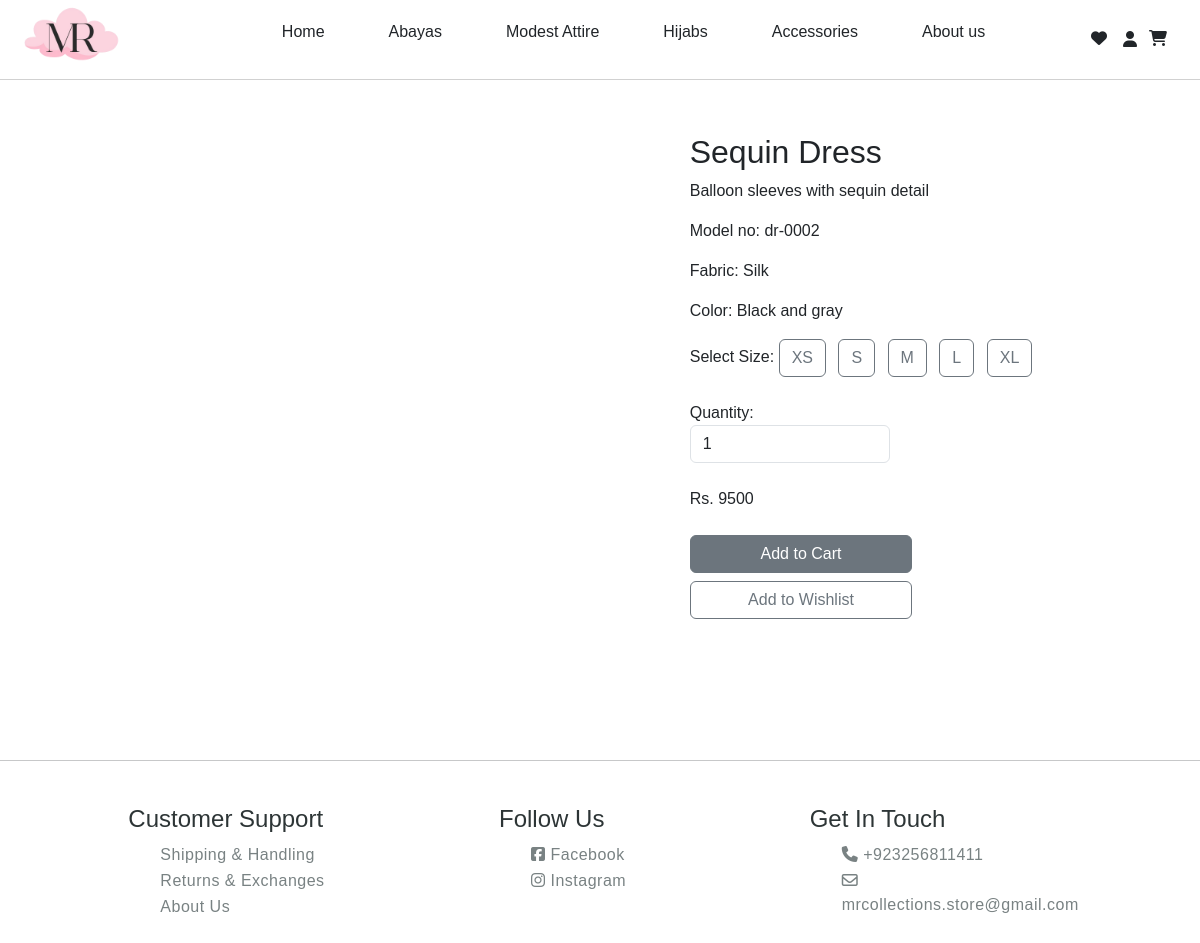
/product/22/, run on the app's committed database.
### store/models.py (models this page shows, shortened)
class Product(models.Model):
    product_name = models.CharField(max_length=200)
    category = models.ForeignKey(Category,on_delete=models.CASCADE,default=1)
    sub_category= models.ForeignKey(SubCategory,on_delete=models.CASCADE,default=1)
    price = models.DecimalField(default=0,decimal_places=0,max_digits=8)
    desc = models.CharField(max_length=250,default='',blank=True,null=True)
    image = models.ImageField(upload_to='uploads/products/')
    on_sale = models.BooleanField(default=False)
    sale_price = models.DecimalField(default=0,decimal_places=0,max_digits=8)

class Product_Detail(models.Model):
    product = models.ForeignKey(Product, on_delete=models.CASCADE, related_name='details')
    model_no = models.CharField(max_length=50, blank=True, null=True)
    fabric = models.CharField(max_length=50, blank=True, null=True)
    color = models.CharField(max_length=50, blank=True, null=True)

### store/views.py (the view)
# urls.py: path('product/<int:product_id>/', views.product_detail_view, name='product_detail'),
def product_detail_view(request, product_id):
    product = get_object_or_404(Product, id=product_id)
    product_details = Product_Detail.objects.filter(product=product).prefetch_related('images')
    show_size_option = product.category.id in [1, 2]
    return render(request, 'single-product.html', {
        'product': product,
        'product_details': product_details,
        'show_size_option': show_size_option
    })

### store/templates/single-product.html (shortened to what this page needs)
{% extends "base.html" %}
{% block "content" %}
<div class="container s_p_display py-5">
    <div class=" s_p_div" style="gap:5rem;">
        <div class="col-md-6 carouse">
            <div id="productCarousel" class="carousel slide" data-bs-interval="false">
                <button class="carousel-control-prev" type="button" data-bs-target="#productCarousel" data-bs-slide="prev">
                    <span class="carousel-control-prev-icon" aria-hidden="true"></span>
                </button>
                <button class="carousel-control-next" type="button" data-bs-target="#productCarousel" data-bs-slide="next">
                    <span class="carousel-control-next-icon" aria-hidden="true"></span>
                </button>
            </div>
        </div>
        <div class="col-md-6 desc_div">
            <h2 class="text-2xl font-bold text-gray-800 dark:text-white mb-2 " style="text-align: start;">{{ product.product_name }}</h2>
            <div>
                <p class="text-gray-600 dark:text-gray-300 text-sm mt-2" style="display: flex;">
                    {{ product.desc }}
                </p>
                {% for detail in product_details %}
                    {% if detail.model_no %}
                        <p class="text-gray-700 dark:text-gray-300 text-sm font-bold mt-2" style="display: flex;">Model no: {{ detail.model_no }}</p>
                    {% endif %}
                    {% if detail.fabric %}
                        <p class="text-gray-600 dark:text-gray-300 text-sm mt-2" style="display: flex;">Fabric: {{ detail.fabric }}</p>
                    {% endif %}
                    {% if detail.color %}
                        <p class="text-gray-600 dark:text-gray-300 text-sm mt-2" style="display: flex;">Color: {{ detail.color }}</p>
                    {% endif %}
                {% endfor %}
            </div>
            {% if show_size_option %}
            <div class="mb-4">
                <span class="font-bold text-gray-700 dark:text-gray-300">Select Size:</span>
                <div class="mt-2">
                    <button class="btn btn-outline-secondary me-2 size-option" data-size="XS">XS</button>
                    <button class="btn btn-outline-secondary me-2 size-option" data-size="S">S</button>
                    <button class="btn btn-outline-secondary me-2 size-option" data-size="M">M</button>
                    <button class="btn btn-outline-secondary me-2 size-option" data-size="L">L</button>
                    <button class="btn btn-outline-secondary me-2 size-option" data-size="XL">XL</button>
                </div>
            </div>
            {% endif %}
            <div class="mb-4">
                <span class="font-bold text-gray-700 dark:text-gray-300">Quantity:</span>
                <div class="mt-2">
                    <input type="number" id="quantity" class="form-control w-25" value="1" min="1">
                </div>
            </div>
            <div class="mb-4">
                {% if product.on_sale %}
                    <strike><p class="card-text">Rs. {{ product.price }}</p></strike>
                    <p class="card-text">Rs. {{ product.sale_price }}</p>
                {% else %}
                    <span class="text-gray-600 dark:text-gray-300">Rs. {{ product.price }}</span>
                {% endif %}
            </div>
            <div class="mb-4">
                <button class="btn btn-primary w-50 mb-2 button1" id="add-to-cart-button" data-product-id="{{ product.id }}">Add to Cart</button>
                <button class="btn btn-outline-secondary w-50 button2" data-product-id="{{ product.id }}">Add to Wishlist</button>
            </div>
        </div>
    </div>
</div>
{% endblock "content" %}

### store/static/css/wishlist.css (style rules this page uses)
* { margin: 0; padding: 0; box-sizing: border-box; font-family: 'Arial'; }
.desc_div { margin: 5px; }

### store/static/css/single-product.css (style rules this page uses)
.carouse { width: 450px; }
.btn-outline-secondary { border: 1px solid #6c757d; color: #6c757d; }
.s_p_div { display: flex; }
.desc_div { top: 0%; }
.button1 { background-color:#6c757d;; border-color: #6c757d;; }

### store/static/css/header.css (style rules this page uses)
* { margin: 0; padding: 0; box-sizing: border-box; font-family: 'Arial'; }

### store/static/css/footer.css (style rules this page uses)
* { margin: 0; padding: 0; box-sizing: border-box; font-family: 'Arial'; }

### store/static/css/poster.css (style rules this page uses)
* { margin: 0; padding: 0; box-sizing: border-box; font-family: 'Arial'; }

### store/static/css/cart.css (style rules this page uses)
h1, h2 { text-align: center; margin-bottom: 20px; }
.mt-2 { display: contents; }
.w-25 { width: 45% !important; }

### store/static/css/boxes.css (style rules this page uses)
.container { max-width: 100%; margin: 0; align-items: center; display: flex; flex-direction: column; }

### store/static/css/card.css (style rules this page uses)
* { margin: 0; padding: 0; font-family: 'Arial'; }

### data on the page
Product: product_name "Sequin Dress", desc "Balloon sleeves with sequin detail", price "9500"
Product_Detail: model_no "dr-0002", fabric "Silk", color "Black and gray"
